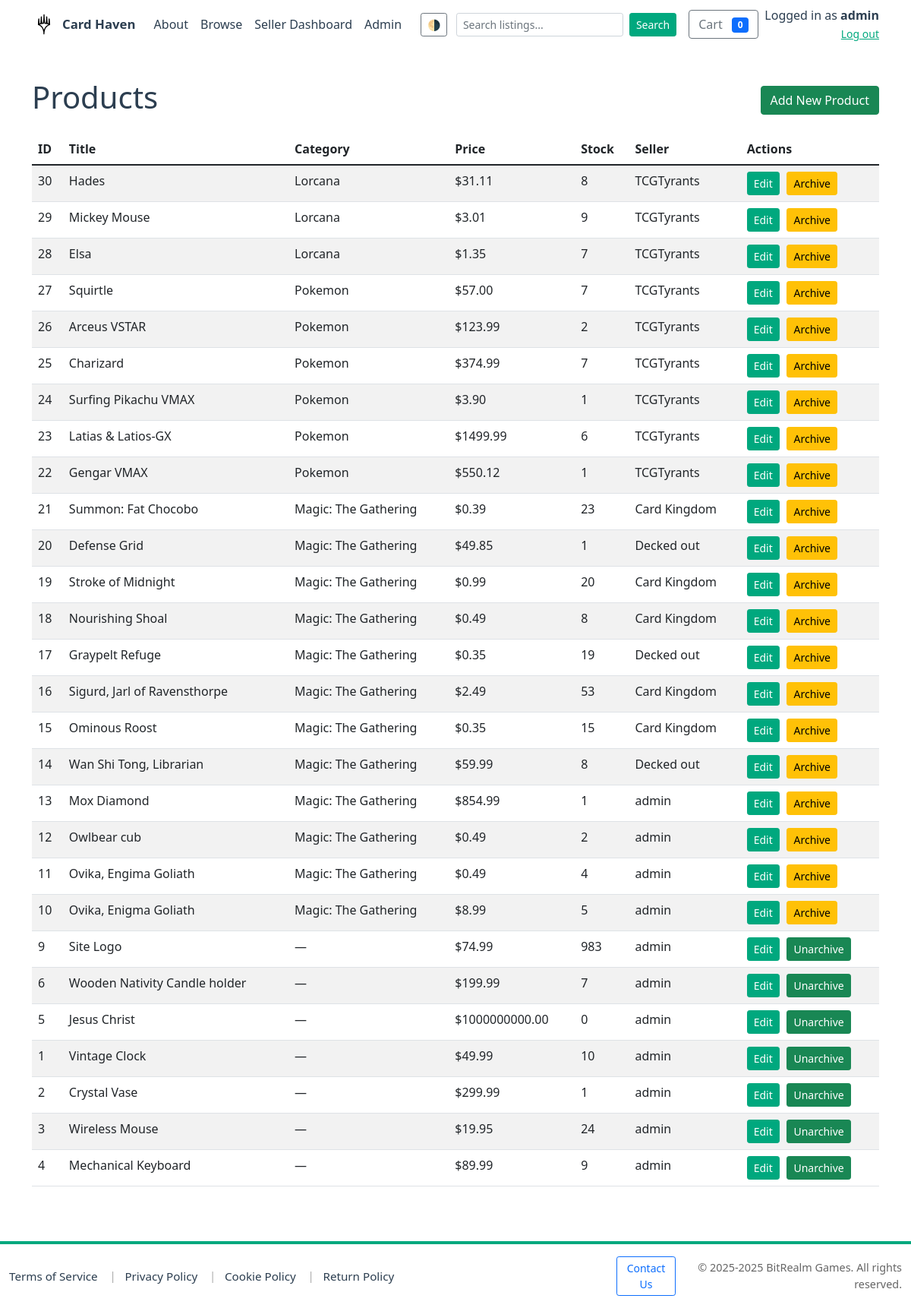
Screenshot of /admin/products (signed in) with the database file from the repository.
### models.py (models this page shows, shortened)
class User(db.Model):
    __tablename__ = 'users'
    id = db.Column(db.Integer, primary_key=True)
    username = db.Column(db.String(150), unique=True, nullable=False)
    email = db.Column(db.String(255), unique=True, nullable=False)
    password_hash = db.Column(db.String(255), nullable=False)
    is_admin = db.Column(db.Boolean, default=False)
    is_seller = db.Column(db.Boolean, default=False)
    business_name = db.Column(db.String(255))
    seller_description = db.Column(db.Text)
    rating = db.Column(db.Float, default=0.0)
    total_sales = db.Column(db.Integer, default=0)
    logo_url = db.Column(db.String(512))
    created_at = db.Column(db.DateTime, default=datetime.utcnow)
    products = db.relationship('Product', back_populates='seller', lazy='dynamic')
    orders = db.relationship('Order', back_populates='buyer', lazy='dynamic')

class Product(db.Model):
    __tablename__ = 'products'
    id = db.Column(db.Integer, primary_key=True)
    seller_id = db.Column(db.Integer, db.ForeignKey('users.id'), nullable=True)
    title = db.Column(db.String(255), nullable=False)
    description = db.Column(db.Text)
    price = db.Column(db.Float, nullable=False)
    stock = db.Column(db.BigInteger)
    image_url = db.Column(db.String(1024))
    created_at = db.Column(db.DateTime, default=datetime.utcnow)
    is_active = db.Column(db.Boolean, default=True)
    category_id = db.Column(db.Integer, db.ForeignKey('categories.id'), nullable=True)
    rating = db.Column(db.Float, default=0.0)
    seller = db.relationship('User', back_populates='products')
    category = db.relationship('Category', back_populates='legacy_products')
    categories = db.relationship('Category', secondary=product_categories, back_populates='products', lazy='dynamic')
    order_items = db.relationship('OrderItem', back_populates='product', lazy='dynamic')

class Category(db.Model):
    __tablename__ = 'categories'
    id = db.Column(db.Integer, primary_key=True)
    name = db.Column(db.String(255), unique=True, nullable=False)
    slug = db.Column(db.String(255), unique=True)
    description = db.Column(db.Text)
    created_at = db.Column(db.DateTime, default=datetime.utcnow)
    legacy_products = db.relationship('Product', back_populates='category', lazy='dynamic')
    products = db.relationship('Product', secondary=product_categories, back_populates='categories', lazy='dynamic')

### app.py (the view)
@app.route('/admin/products')
@admin_required
def admin_products():
    conn = get_db_connection()
    cur = conn.cursor()
    cur.execute("SELECT p.id, p.title, p.price, p.stock, p.is_active, u.username AS seller, c.name AS category FROM products p LEFT JOIN users u ON p.seller_id = u.id LEFT JOIN categories c ON p.category_id = c.id ORDER BY p.created_at DESC")
    products = cur.fetchall()
    conn.close()
    return render_template('admin/products.html', products=products)

### app.py (called while the page is built)
def get_db_connection(path=DB_PATH):
    conn = sqlite3.connect(path)
    conn.row_factory = sqlite3.Row
    conn.execute("PRAGMA foreign_keys = ON;")
    try:
        cur = conn.cursor()
        cur.execute("PRAGMA table_info(products)")
        cols = [r['name'] for r in cur.fetchall()]
        if 'is_active' not in cols:
            try:
                cur.execute("ALTER TABLE products ADD COLUMN is_active INTEGER NOT NULL DEFAULT 1")
                conn.commit()
            except Exception:
                pass
    except Exception:
        pass
    return conn

@app.after_request
def set_security_headers(response):
    response.headers.setdefault('X-Frame-Options', 'SAMEORIGIN')
    response.headers.setdefault('X-Content-Type-Options', 'nosniff')
    response.headers.setdefault('Referrer-Policy', 'no-referrer-when-downgrade')
    if 'SSL_ENABLED' in globals() and SSL_ENABLED:
        response.headers.setdefault('Strict-Transport-Security', 'max-age=63072000; includeSubDomains; preload')
    return response

def admin_required(f):
    @wraps(f)
    def decorated(*args, **kwargs):
        uid = session.get('user_id')
        if not uid:
            return redirect(url_for('login', next=request.path))
        conn = get_db_connection()
        cur = conn.cursor()
        cur.execute("SELECT username, is_admin FROM users WHERE id = ?", (uid,))
        u = cur.fetchone()
        conn.close()
        allowed_admin_username = 'Bean'
        has_name_match = bool(u and u['username'] and u['username'].strip().lower() == allowed_admin_username.strip().lower())
        has_admin_flag = bool(u and u['is_admin'])
        if not (has_name_match or has_admin_flag):
            flash("Admin access required.")
            return redirect(url_for('index'))
        return f(*args, **kwargs)
    return decorated

### templates/admin/products.html (shortened to what this page needs)
<!doctype html>
<html lang="en">
<head>
  {% include 'head_includes.html' %}
</head>
<body>
  {% include 'navbar.html' %}
  <div class="container my-4">
    <div class="d-flex justify-content-between align-items-center">
      <h1>Products</h1>
      <a href="{{ url_for('admin_product_new') }}" class="btn btn-success">Add New Product</a>
    </div>
    <table class="table table-striped mt-3">
      <thead>
        <tr>
          <th>ID</th>
          <th>Title</th>
          <th>Category</th>
          <th>Price</th>
          <th>Stock</th>
          <th>Seller</th>
          <th>Actions</th>
        </tr>
      </thead>
      <tbody>
        {% for p in products %}
          <tr>
            <td>{{ p['id'] }}</td>
            <td>{{ p['title'] }}</td>
            <td>{{ p['category'] or '—' }}</td>
            <td>${{ '%.2f'|format(p['price']) }}</td>
            <td>{{ p['stock'] }}</td>
            <td>{{ p['seller'] or '—' }}</td>
            <td>
              <a href="{{ url_for('admin_product_edit', product_id=p['id']) }}" class="btn btn-sm btn-primary">Edit</a>
              {% if p['is_active'] is defined and p['is_active']|int == 1 %}
                <form action="{{ url_for('admin_product_toggle', product_id=p['id']) }}" method="post" style="display:inline; margin-left:.35rem;">
                  <button class="btn btn-sm btn-warning">Archive</button>
                </form>
              {% else %}
                <form action="{{ url_for('admin_product_toggle', product_id=p['id']) }}" method="post" style="display:inline; margin-left:.35rem;">
                  <button class="btn btn-sm btn-success">Unarchive</button>
                </form>
              {% endif %}
            </td>
          </tr>
        {% else %}
          <tr><td colspan="6">No products found.</td></tr>
        {% endfor %}
      </tbody>
    </table>
  </div>
  {% include 'footer.html' %}
</body>
</html>

### templates/navbar.html (shortened to what this page needs)
<nav class="navbar navbar-expand-lg mb-3 site-navbar" aria-label="Main navigation">
  <div class="container">
    <a class="navbar-brand d-flex align-items-center" href="{{ url_for('index') }}">
  <img id="site-logo" src="{{ url_for('static', filename='img/logo.svg') }}" alt="Card Haven logo" height="32" class="me-2 site-logo" style="width:auto;" title="Card Haven">
  <span>Card Haven</span>
    </a>
    <div class="collapse navbar-collapse" id="mainNav">
        <ul class="navbar-nav me-auto mb-2 mb-lg-0">
          <li class="nav-item"><a class="nav-link" href="/about">About</a></li>
        <li class="nav-item"><a class="nav-link" href="/products">Browse</a></li>
        {% if current_user_is_seller %}
          <li class="nav-item"><a class="nav-link" href="{{ url_for('seller_dashboard') }}">Seller Dashboard</a></li>
        {% endif %}
        {% if current_user_is_admin %}
          <li class="nav-item"><a class="nav-link" href="{{ url_for('admin_index') }}">Admin</a></li>
        {% endif %}
      </ul>
  <div class="d-none d-lg-flex align-items-center gap-2 navbar-right">
        <button id="theme-toggle" class="btn btn-sm btn-outline-secondary me-1" title="Toggle theme" onclick="toggleTheme()">🌗</button>
        <form class="d-none d-lg-flex align-items-center me-2" action="{{ url_for('products') }}" method="get">
          <input name="search" class="form-control form-control-sm me-2" type="search" placeholder="Search listings..." aria-label="Search" value="{{ request.args.get('search','') }}">
          <button class="btn btn-sm btn-primary" type="submit">Search</button>
        </form>
        <a href="{{ url_for('cart_view') }}" class="btn btn-outline-secondary position-relative">
          Cart <span id="cart-count" class="badge bg-primary ms-2">0</span>
        </a>
        {% if session.get('user_id') %}
          <div class="text-end user-info mt-2 mt-lg-0">
            <div>Logged in as <strong>{{ session.get('username') }}</strong></div>
            <a href="{{ url_for('logout') }}" class="small">Log out</a>
          </div>
        {% else %}
          <div class="auth-buttons d-flex gap-1 mt-2 mt-lg-0">
            <a href="{{ url_for('login') }}" class="btn btn-sm btn-outline-primary">Login</a>
            <a href="{{ url_for('register') }}" class="btn btn-sm btn-primary">Register</a>
          </div>
        {% endif %}
      </div>
    </div>
  </div>
</nav>
<main class="site-content">

### static/css/theme.css (style rules this page uses)
:root { --bg: #ffffff; --surface: #ffffff; --text: #2c3e50; --muted: #666666; --primary: #00a87e; --accent: #007b60; --card-shadow: rgba(0,0,0,0.06); }
body, .card, .listing-card, .profile-header, .seller-header { transition: background-color 180ms ease, color 180ms ease, box-shadow 180ms ease; }
body { background: var(--bg); color: var(--text); }
a { color: var(--primary); }
.navbar, .card, .listing-card, .profile-header { background: var(--surface); }
.btn-primary { background-color: var(--primary, var(--primary-color, #00a87e)) !important; border-color: var(--primary, var(--primary-color, #00a87e)) !important; color: #fff !important; }
.site-navbar .navbar-brand, .site-navbar .navbar-brand span, .site-navbar .navbar-brand a { color: var(--text) !important; }

### templates/navbar.html (style rules this page uses)
.navbar-brand img { height: 32px; width: auto; display: inline-block; vertical-align: middle; }
.site-navbar { background: var(--surface) !important; }
.site-navbar .nav-link { color: var(--text) !important; }
.site-navbar .navbar-brand span { font-size: 1.05rem; font-weight: 600; }
.site-navbar .form-control { min-width: 0; }

### templates/footer.html (style rules this page uses)
html, body { height: 100%; }
body { display: flex; flex-direction: column; min-height: 100vh; }
.site-content { flex: 1 0 auto; }

### rows the page displays
User: get "admin"
Product: id "30", title "Hades", name "Lorcana", price "31.11", stock "8", username "TCGTyrants"
Product: id "29", title "Mickey Mouse", name "Lorcana", price "3.01", stock "9", username "TCGTyrants"
Product: id "28", title "Elsa", name "Lorcana", price "1.35", stock "7", username "TCGTyrants"
Product: id "27", title "Squirtle", name "Pokemon", price "57.00", stock "7", username "TCGTyrants"
Product: id "26", title "Arceus VSTAR", name "Pokemon", price "123.99", stock "2", username "TCGTyrants"
Product: id "25", title "Charizard", name "Pokemon", price "374.99", stock "7", username "TCGTyrants"
Product: id "24", title "Surfing Pikachu VMAX", name "Pokemon", price "3.90", stock "1", username "TCGTyrants"
Product: id "23", title "Latias & Latios-GX", name "Pokemon", price "1499.99", stock "6", username "TCGTyrants"
Product: id "22", title "Gengar VMAX", name "Pokemon", price "550.12", stock "1", username "TCGTyrants"
Product: id "21", title "Summon: Fat Chocobo", name "Magic: The Gathering", price "0.39", stock "23", username "Card Kingdom"
Product: id "20", title "Defense Grid", name "Magic: The Gathering", price "49.85", stock "1", username "Decked out"
Product: id "19", title "Stroke of Midnight", name "Magic: The Gathering", price "0.99", stock "20", username "Card Kingdom"
Product: id "18", title "Nourishing Shoal", name "Magic: The Gathering", price "0.49", stock "8", username "Card Kingdom"
Product: id "17", title "Graypelt Refuge", name "Magic: The Gathering", price "0.35", stock "19", username "Decked out"
Product: id "16", title "Sigurd, Jarl of Ravensthorpe", name "Magic: The Gathering", price "2.49", stock "53", username "Card Kingdom"
Product: id "15", title "Ominous Roost", name "Magic: The Gathering", price "0.35", stock "15", username "Card Kingdom"
Product: id "14", title "Wan Shi Tong, Librarian", name "Magic: The Gathering", price "59.99", stock "8", username "Decked out"
Product: id "13", title "Mox Diamond", name "Magic: The Gathering", price "854.99", stock "1", username "admin"
Product: id "12", title "Owlbear cub", name "Magic: The Gathering", price "0.49", stock "2", username "admin"
Product: id "11", title "Ovika, Engima Goliath", name "Magic: The Gathering", price "0.49", stock "4", username "admin"
Product: id "10", title "Ovika, Enigma Goliath", name "Magic: The Gathering", price "8.99", stock "5", username "admin"
Product: id "9", title "Site Logo", p "—", price "74.99", stock "983", username "admin"
Product: id "6", title "Wooden Nativity Candle holder", p "—", price "199.99", stock "7", username "admin"
Product: id "5", title "Jesus Christ", p "—", price "1000000000.00", stock "0", username "admin"
Product: id "1", title "Vintage Clock", p "—", price "49.99", stock "10", username "admin"
Product: id "2", title "Crystal Vase", p "—", price "299.99", stock "1", username "admin"
Product: id "3", title "Wireless Mouse", p "—", price "19.95", stock "24", username "admin"
Product: id "4", title "Mechanical Keyboard", p "—", price "89.99", stock "9", username "admin"
